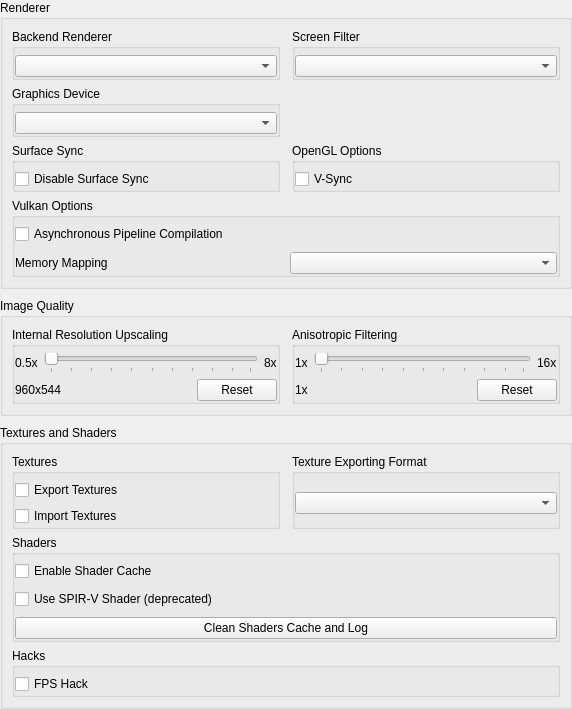
           <widget class="QWidget" name="gpu_scroll_contents">
            <property name="geometry">
             <rect>
              <x>0</x>
              <y>0</y>
              <width>572</width>
              <height>706</height>
             </rect>
            </property>
            <layout class="QVBoxLayout" name="gpu_tab_content_layout">
             <property name="spacing">
              <number>9</number>
             </property>
             <property name="leftMargin">
              <number>0</number>
             </property>
             <property name="topMargin">
              <number>0</number>
             </property>
             <property name="rightMargin">
              <number>0</number>
             </property>
             <property name="bottomMargin">
              <number>0</number>
             </property>
             <item>
              <widget class="QGroupBox" name="gb_gpu_renderer_section">
               <property name="title">
                <string>Renderer</string>
               </property>
               <layout class="QGridLayout" name="gb_gpu_renderer_section_layout">
                <property name="horizontalSpacing">
                 <number>12</number>
                </property>
                <property name="verticalSpacing">
                 <number>6</number>
                </property>
                <item row="0" column="0">
                 <widget class="QGroupBox" name="gb_backend_renderer">
                  <property name="title">
                   <string>Backend Renderer</string>
                  </property>
                  <property name="flat">
                   <bool>true</bool>
                  </property>
                  <layout class="QVBoxLayout" name="gb_backend_renderer_layout">
                   <property name="leftMargin">
                    <number>0</number>
                   </property>
                   <property name="topMargin">
                    <number>6</number>
                   </property>
                   <property name="rightMargin">
                    <number>0</number>
                   </property>
                   <property name="bottomMargin">
                    <number>0</number>
                   </property>
                   <item>
                    <widget class="QComboBox" name="backend_renderer_box"/>
                   </item>
                  </layout>
                 </widget>
                </item>
                <item row="0" column="1">
                 <widget class="QGroupBox" name="gb_screen_filter">
                  <property name="title">
                   <string>Screen Filter</string>
                  </property>
                  <property name="flat">
                   <bool>true</bool>
                  </property>
                  <layout class="QVBoxLayout" name="gb_screen_filter_layout">
                   <property name="leftMargin">
                    <number>0</number>
                   </property>
                   <property name="topMargin">
                    <number>6</number>
                   </property>
                   <property name="rightMargin">
                    <number>0</number>
                   </property>
                   <property name="bottomMargin">
                    <number>0</number>
                   </property>
                   <item>
                    <widget class="QComboBox" name="screen_filter_box"/>
                   </item>
                  </layout>
                 </widget>
                </item>
                <item row="1" column="0">
                 <widget class="QGroupBox" name="gb_gpu_device">
                  <property name="title">
                   <string>Graphics Device</string>
                  </property>
                  <property name="flat">
                   <bool>true</bool>
                  </property>
                  <layout class="QVBoxLayout" name="gb_gpu_device_layout">
                   <property name="leftMargin">
                    <number>0</number>
                   </property>
                   <property name="topMargin">
                    <number>6</number>
                   </property>
                   <property name="rightMargin">
                    <number>0</number>
                   </property>
                   <property name="bottomMargin">
                    <number>0</number>
                   </property>
                   <item>
                    <widget class="QComboBox" name="gpu_device_box"/>
                   </item>
                  </layout>
                 </widget>
                </item>
                <item row="2" column="0">
                 <widget class="QGroupBox" name="gb_surface_sync">
                  <property name="title">
                   <string>Surface Sync</string>
                  </property>
                  <property name="flat">
                   <bool>true</bool>
                  </property>
                  <layout class="QVBoxLayout" name="gb_surface_sync_layout">
                   <property name="leftMargin">
                    <number>0</number>
                   </property>
                   <property name="topMargin">
                    <number>6</number>
                   </property>
                   <property name="rightMargin">
                    <number>0</number>
                   </property>
                   <property name="bottomMargin">
                    <number>0</number>
                   </property>
                   <item>
                    <widget class="QCheckBox" name="disable_surface_sync">
                     <property name="text">
                      <string>Disable Surface Sync</string>
                     </property>
                    </widget>
                   </item>
                  </layout>
                 </widget>
                </item>
                <item row="2" column="1">
                 <widget class="QGroupBox" name="gb_opengl_options">
                  <property name="title">
                   <string>OpenGL Options</string>
                  </property>
                  <property name="flat">
                   <bool>true</bool>
                  </property>
                  <layout class="QVBoxLayout" name="gb_opengl_options_layout">
                   <property name="leftMargin">
                    <number>0</number>
                   </property>
                   <property name="topMargin">
                    <number>6</number>
                   </property>
                   <property name="rightMargin">
                    <number>0</number>
                   </property>
                   <property name="bottomMargin">
                    <number>0</number>
                   </property>
                   <item>
                    <widget class="QCheckBox" name="vsync">
                     <property name="text">
                      <string>V-Sync</string>
                     </property>
                    </widget>
                   </item>
                  </layout>
                 </widget>
                </item>
                <item row="3" column="0" colspan="2">
                 <widget class="QGroupBox" name="gb_vulkan_options">
                  <property name="title">
                   <string>Vulkan Options</string>
                  </property>
                  <property name="flat">
                   <bool>true</bool>
                  </property>
                  <layout class="QVBoxLayout" name="gb_vulkan_options_layout">
                   <property name="spacing">
                    <number>8</number>
                   </property>
                   <property name="leftMargin">
                    <number>0</number>
                   </property>
                   <property name="topMargin">
                    <number>6</number>
                   </property>
                   <property name="rightMargin">
                    <number>0</number>
                   </property>
                   <property name="bottomMargin">
                    <number>0</number>
                   </property>
                   <item>
                    <widget class="QCheckBox" name="async_pipeline_compilation">
                     <property name="text">
                      <string>Asynchronous Pipeline Compilation</string>
                     </property>
                    </widget>
                   </item>
                   <item>
                    <layout class="QHBoxLayout" name="memory_mapping_layout">
                     <property name="spacing">
                      <number>8</number>
                     </property>
                     <item>
                      <widget class="QLabel" name="label_memory_mapping">
                       <property name="text">
                        <string>Memory Mapping</string>
                       </property>
                      </widget>
                     </item>
                     <item>
                      <widget class="QComboBox" name="memory_mapping_box"/>
                     </item>
                    </layout>
                   </item>
                  </layout>
                 </widget>
                </item>
               </layout>
              </widget>
             </item>
             <item>
              <widget class="QGroupBox" name="gb_gpu_quality_section">
               <property name="title">
                <string>Image Quality</string>
               </property>
               <layout class="QHBoxLayout" name="gb_gpu_quality_section_layout">
                <property name="spacing">
                 <number>12</number>
                </property>
                <item alignment="Qt::AlignmentFlag::AlignTop">
                 <widget class="QGroupBox" name="gb_resolution_upscaling">
                  <property name="title">
                   <string>Internal Resolution Upscaling</string>
                  </property>
                  <property name="flat">
                   <bool>true</bool>
                  </property>
                  <layout class="QVBoxLayout" name="gb_resolution_upscaling_layout">
                   <property name="leftMargin">
                    <number>0</number>
                   </property>
                   <property name="topMargin">
                    <number>6</number>
                   </property>
                   <property name="rightMargin">
                    <number>0</number>
                   </property>
                   <property name="bottomMargin">
                    <number>0</number>
                   </property>
                   <item>
                    <layout class="QHBoxLayout" name="res_upscale_layout_top">
                     <item>
                      <widget class="QLabel" name="res_upscale_min">
                       <property name="text">
                        <string>0.5x</string>
                       </property>
                      </widget>
                     </item>
                     <item>
                      <widget class="QSlider" name="resolution_upscale">
                       <property name="orientation">
                        <enum>Qt::Orientation::Horizontal</enum>
                       </property>
                       <property name="tickPosition">
                        <enum>QSlider::TickPosition::TicksBelow</enum>
                       </property>
                      </widget>
                     </item>
                     <item>
                      <widget class="QLabel" name="res_upscale_max">
                       <property name="text">
                        <string>8x</string>
                       </property>
                      </widget>
                     </item>
                    </layout>
                   </item>
                   <item>
                    <layout class="QHBoxLayout" name="res_upscale_layout_bottom">
                     <item>
                      <widget class="QLabel" name="resolution_upscale_val">
                       <property name="text">
                        <string>960x544</string>
                       </property>
                      </widget>
                     </item>
                     <item>
                      <spacer name="resolution_upscale_spacer">
                       <property name="orientation">
                        <enum>Qt::Orientation::Horizontal</enum>
                       </property>
                       <property name="sizeHint" stdset="0">
                        <size>
                         <width>40</width>
                         <height>20</height>
                        </size>
                       </property>
                      </spacer>
                     </item>
                     <item>
                      <widget class="QPushButton" name="resolution_upscale_reset">
                       <property name="text">
                        <string>Reset</string>
                       </property>
                      </widget>
                     </item>
                    </layout>
                   </item>
                  </layout>
                 </widget>
                </item>
                <item alignment="Qt::AlignmentFlag::AlignTop">
                 <widget class="QGroupBox" name="gb_anisotropic_filtering">
                  <property name="title">
                   <string>Anisotropic Filtering</string>
                  </property>
                  <property name="flat">
                   <bool>true</bool>
                  </property>
                  <layout class="QVBoxLayout" name="gb_anisotropic_filtering_layout">
                   <property name="leftMargin">
                    <number>0</number>
                   </property>
                   <property name="topMargin">
                    <number>6</number>
                   </property>
                   <property name="rightMargin">
                    <number>0</number>
                   </property>
                   <property name="bottomMargin">
                    <number>0</number>
                   </property>
                   <item>
                    <layout class="QHBoxLayout" name="aniso_layout_top">
                     <item>
                      <widget class="QLabel" name="aniso_min">
                       <property name="text">
                        <string>1x</string>
                       </property>
                      </widget>
                     </item>
                     <item>
                      <widget class="QSlider" name="anisotropic_filter">
                       <property name="orientation">
                        <enum>Qt::Orientation::Horizontal</enum>
                       </property>
                       <property name="tickPosition">
                        <enum>QSlider::TickPosition::TicksBelow</enum>
                       </property>
                      </widget>
                     </item>
                     <item>
                      <widget class="QLabel" name="aniso_max">
                       <property name="text">
                        <string>16x</string>
                       </property>
                      </widget>
                     </item>
                    </layout>
                   </item>
                   <item>
                    <layout class="QHBoxLayout" name="aniso_layout_bottom">
                     <item>
                      <widget class="QLabel" name="anisotropic_filter_val">
                       <property name="text">
                        <string>1x</string>
                       </property>
                      </widget>
                     </item>
                     <item>
                      <spacer name="anisotropic_filter_spacer">
                       <property name="orientation">
                        <enum>Qt::Orientation::Horizontal</enum>
                       </property>
                       <property name="sizeHint" stdset="0">
                        <size>
                         <width>40</width>
                         <height>20</height>
                        </size>
                       </property>
                      </spacer>
                     </item>
                     <item>
                      <widget class="QPushButton" name="anisotropic_filter_reset">
                       <property name="text">
                        <string>Reset</string>
                       </property>
                      </widget>
                     </item>
                    </layout>
                   </item>
                  </layout>
                 </widget>
                </item>
               </layout>
              </widget>
             </item>
             <item>
              <widget class="QGroupBox" name="gb_gpu_texture_section">
               <property name="title">
                <string>Textures and Shaders</string>
               </property>
               <layout class="QGridLayout" name="gb_gpu_texture_section_layout">
                <property name="horizontalSpacing">
                 <number>12</number>
                </property>
                <property name="verticalSpacing">
                 <number>6</number>
                </property>
                <item row="0" column="0">
                 <widget class="QGroupBox" name="gb_texture_replacement">
                  <property name="title">
                   <string>Textures</string>
                  </property>
                  <property name="flat">
                   <bool>true</bool>
                  </property>
                  <layout class="QVBoxLayout" name="gb_texture_replacement_layout">
                   <property name="leftMargin">
                    <number>0</number>
                   </property>
                   <property name="topMargin">
                    <number>6</number>
                   </property>
                   <property name="rightMargin">
                    <number>0</number>
                   </property>
                   <property name="bottomMargin">
                    <number>0</number>
                   </property>
                   <item>
                    <widget class="QCheckBox" name="export_textures">
                     <property name="text">
                      <string>Export Textures</string>
                     </property>
                    </widget>
                   </item>
                   <item>
                    <widget class="QCheckBox" name="import_textures">
                     <property name="text">
                      <string>Import Textures</string>
                     </property>
                    </widget>
                   </item>
                  </layout>
                 </widget>
                </item>
                <item row="0" column="1">
                 <widget class="QGroupBox" name="gb_export_format">
                  <property name="title">
                   <string>Texture Exporting Format</string>
                  </property>
                  <property name="flat">
                   <bool>true</bool>
                  </property>
                  <layout class="QVBoxLayout" name="gb_export_format_layout">
                   <property name="leftMargin">
                    <number>0</number>
                   </property>
                   <property name="topMargin">
                    <number>6</number>
                   </property>
                   <property name="rightMargin">
                    <number>0</number>
                   </property>
                   <property name="bottomMargin">
                    <number>0</number>
                   </property>
                   <item>
                    <widget class="QComboBox" name="texture_export_format"/>
                   </item>
                  </layout>
                 </widget>
                </item>
                <item row="1" column="0" colspan="2">
                 <widget class="QGroupBox" name="gb_shaders">
                  <property name="title">
                   <string>Shaders</string>
                  </property>
                  <property name="flat">
                   <bool>true</bool>
                  </property>
                  <layout class="QVBoxLayout" name="gb_shaders_layout">
                   <property name="spacing">
                    <number>8</number>
                   </property>
                   <property name="leftMargin">
                    <number>0</number>
                   </property>
                   <property name="topMargin">
                    <number>6</number>
                   </property>
                   <property name="rightMargin">
                    <number>0</number>
                   </property>
                   <property name="bottomMargin">
                    <number>0</number>
                   </property>
                   <item>
                    <widget class="QCheckBox" name="shader_cache">
                     <property name="text">
                      <string>Enable Shader Cache</string>
                     </property>
                    </widget>
                   </item>
                   <item>
                    <widget class="QCheckBox" name="spirv_shader">
                     <property name="text">
                      <string>Use SPIR-V Shader (deprecated)</string>
                     </property>
                    </widget>
                   </item>
                   <item>
                    <widget class="QPushButton" name="clean_shaders_cache">
                     <property name="text">
                      <string>Clean Shaders Cache and Log</string>
                     </property>
                    </widget>
                   </item>
                  </layout>
                 </widget>
                </item>
                <item row="2" column="0" colspan="2">
                 <widget class="QGroupBox" name="gb_fps_hack">
                  <property name="title">
                   <string>Hacks</string>
                  </property>
                  <property name="flat">
                   <bool>true</bool>
                  </property>
                  <layout class="QVBoxLayout" name="gb_fps_hack_layout">
                   <property name="leftMargin">
                    <number>0</number>
                   </property>
                   <property name="topMargin">
                    <number>6</number>
                   </property>
                   <property name="rightMargin">
                    <number>0</number>
                   </property>
                   <property name="bottomMargin">
                    <number>0</number>
                   </property>
                   <item>
                    <widget class="QCheckBox" name="fps_hack">
                     <property name="text">
                      <string>FPS Hack</string>
                     </property>
                    </widget>
                   </item>
                  </layout>
                 </widget>
                </item>
               </layout>
              </widget>
             </item>
             <item>
              <spacer name="gpu_tab_content_spacer">
               <property name="orientation">
                <enum>Qt::Orientation::Vertical</enum>
               </property>
               <property name="sizeHint" stdset="0">
                <size>
                 <width>20</width>
                 <height>40</height>
                </size>
               </property>
              </spacer>
             </item>
            </layout>
           </widget>
